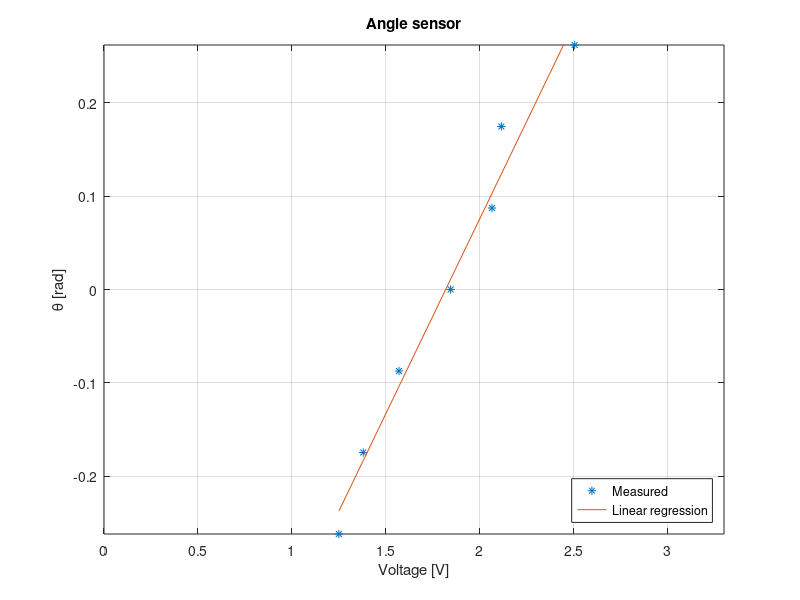

The MATLAB source for this figure:
% GRAB DATA FROM CRANE
%a = [-25 -20 -10 -5 0 5 10 15 20];
%u = [1.301 1.350 1.604 1.799 1.917 2.088 2.205 2.500 2.689];

a1 = [-15 -10 -5 0 5 10 15]; a1 = a1 * (pi/180);
u1 = [1.27 1.38 1.57 1.85 2.07 2.12 2.52];

a2 = [-15 -10 -5 0 5 10 15]; a2 = a2 * (pi/180);
u2 = [1.23 1.38 1.57 1.84 2.06 2.11 2.49];

a = (a1 + a2) / 2;
u = (u1 + u2) / 2;


[p, s] = polyfit(u, a, 1);
% x = -0.4981*u + 4.7931

a_est = polyval(p, u);

%x_est = p(1) * u + p(2);

r2 = 1 - s.normr^2 / norm(a-mean(a))^2

% PLOT
plot(u, a, '*', u, a_est);
title('Angle sensor');
xlabel('Voltage [V]');
ylabel('\theta [rad]');
xlim([0 3.3]);
ylim([a(1) a(end)]);
grid on;
legend('Measured', 'Linear regression', 'location', 'southeast');